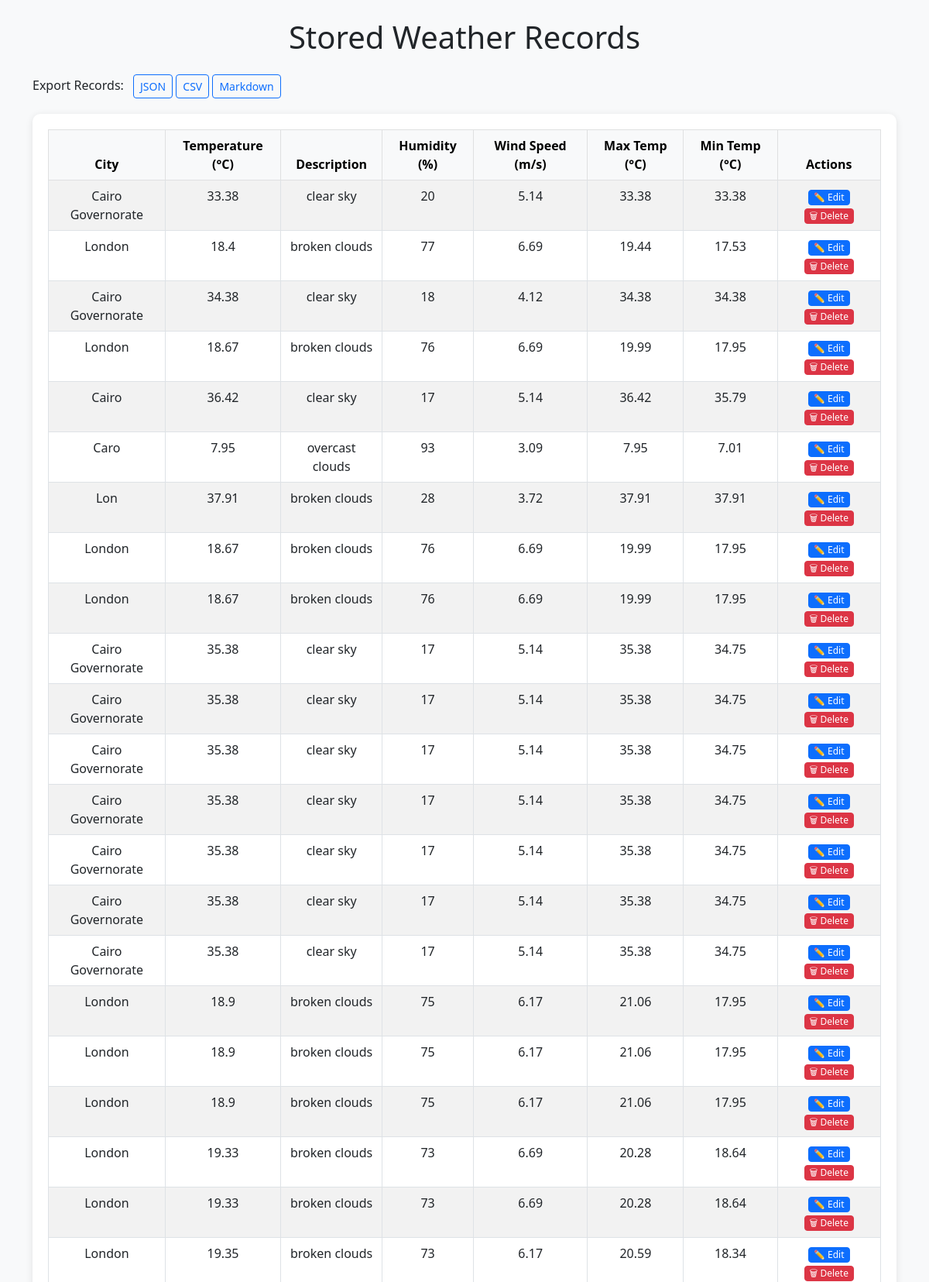
Page /records (upper part) on the committed database.
### app.py (models this page shows)
class WeatherRecord(db.Model):
    id = db.Column(db.Integer, primary_key=True)
    city = db.Column(db.String(50), nullable=False)
    temperature = db.Column(db.Float, nullable=False)
    description = db.Column(db.String(100), nullable=False)
    humidity = db.Column(db.Integer, nullable=True)
    wind_speed = db.Column(db.Float, nullable=True)
    temp_max = db.Column(db.Float, nullable=True)
    temp_min = db.Column(db.Float, nullable=True)

### app.py (the view)
@app.route('/records')
def records():
    all_records = WeatherRecord.query.all()
    return render_template('records.html', records=all_records)

### templates/records.html (shortened to what this page needs)
<!DOCTYPE html>
<html lang="en">
<head>
    <link href="https://cdn.jsdelivr.net/npm/bootstrap@5.3.0/dist/css/bootstrap.min.css" rel="stylesheet">
</head>
<body>
<div class="container py-4">
    <h1 class="text-center mb-4">Stored Weather Records</h1>
    <div class="mb-3">
        <span class="me-2">Export Records:</span>
        <a href="{{ url_for('export_data', format='json') }}" class="btn btn-outline-primary btn-sm" target="_blank">JSON</a>
        <a href="{{ url_for('export_data', format='csv') }}" class="btn btn-outline-primary btn-sm" target="_blank">CSV</a>
        <a href="{{ url_for('export_data', format='md') }}" class="btn btn-outline-primary btn-sm" target="_blank">Markdown</a>
    </div>
    {% if records %}
    <div class="table-container">
        <table class="table table-bordered table-striped text-center">
            <thead class="table-light">
                <tr>
                    <th>City</th>
                    <th>Temperature (°C)</th>
                    <th>Description</th>
                    <th>Humidity (%)</th>
                    <th>Wind Speed (m/s)</th>
                    <th>Max Temp (°C)</th>
                    <th>Min Temp (°C)</th>
                    <th>Actions</th>
                </tr>
            </thead>
            <tbody>
            {% for rec in records %}
                <tr>
                    <td>{{ rec.city }}</td>
                    <td>{{ rec.temperature }}</td>
                    <td>{{ rec.description }}</td>
                    <td>{{ rec.humidity }}</td>
                    <td>{{ rec.wind_speed }}</td>
                    <td>{{ rec.temp_max }}</td>
                    <td>{{ rec.temp_min }}</td>
                    <td>
                        <a href="{{ url_for('update_record', record_id=rec.id) }}" class="btn btn-primary btn-sm btn-tiny">✏️ Edit</a>
                        <form action="{{ url_for('delete_record', record_id=rec.id) }}" method="POST" onsubmit="return confirm('Are you sure to delete?');" style="display:inline;">
                            <button type="submit" class="btn btn-danger btn-sm btn-tiny">🗑 Delete</button>
                        </form>
                    </td>
                </tr>
            {% endfor %}
            </tbody>
        </table>
    </div>
    {% else %}
        <div class="alert alert-info">No records found.</div>
    {% endif %}
</div>
</body>
</html>

### templates/records.html (style rules this page uses)
body { background-color: #f8f9fa; font-family: 'Segoe UI', sans-serif; }
.table-container { background-color: #fff; padding: 20px; border-radius: 10px; box-shadow: 0 2px 10px rgba(0,0,0,0.1); margin-top: 20px; }
.btn-sm { padding: 4px 8px; font-size: 14px; }
.btn-tiny { padding: 2px 6px; font-size: 12px; line-height: 1.2; }

### rows in the picture
WeatherRecord: city "Cairo Governorate", temperature "33.38", description "clear sky", humidity "20", wind_speed "5.14", temp_max "33.38", temp_min "33.38"
WeatherRecord: city "London", temperature "18.4", description "broken clouds", humidity "77", wind_speed "6.69", temp_max "19.44", temp_min "17.53"
WeatherRecord: city "Cairo Governorate", temperature "34.38", description "clear sky", humidity "18", wind_speed "4.12", temp_max "34.38", temp_min "34.38"
WeatherRecord: city "London", temperature "18.67", description "broken clouds", humidity "76", wind_speed "6.69", temp_max "19.99", temp_min "17.95"
WeatherRecord: city "Cairo", temperature "36.42", description "clear sky", humidity "17", wind_speed "5.14", temp_max "36.42", temp_min "35.79"
WeatherRecord: city "Caro", temperature "7.95", description "overcast clouds", humidity "93", wind_speed "3.09", temp_max "7.95", temp_min "7.01"
WeatherRecord: city "Lon", temperature "37.91", description "broken clouds", humidity "28", wind_speed "3.72", temp_max "37.91", temp_min "37.91"
WeatherRecord: city "London", temperature "18.67", description "broken clouds", humidity "76", wind_speed "6.69", temp_max "19.99", temp_min "17.95"
WeatherRecord: city "London", temperature "18.67", description "broken clouds", humidity "76", wind_speed "6.69", temp_max "19.99", temp_min "17.95"
WeatherRecord: city "Cairo Governorate", temperature "35.38", description "clear sky", humidity "17", wind_speed "5.14", temp_max "35.38", temp_min "34.75"
WeatherRecord: city "Cairo Governorate", temperature "35.38", description "clear sky", humidity "17", wind_speed "5.14", temp_max "35.38", temp_min "34.75"
WeatherRecord: city "Cairo Governorate", temperature "35.38", description "clear sky", humidity "17", wind_speed "5.14", temp_max "35.38", temp_min "34.75"
WeatherRecord: city "Cairo Governorate", temperature "35.38", description "clear sky", humidity "17", wind_speed "5.14", temp_max "35.38", temp_min "34.75"
WeatherRecord: city "Cairo Governorate", temperature "35.38", description "clear sky", humidity "17", wind_speed "5.14", temp_max "35.38", temp_min "34.75"
WeatherRecord: city "Cairo Governorate", temperature "35.38", description "clear sky", humidity "17", wind_speed "5.14", temp_max "35.38", temp_min "34.75"
WeatherRecord: city "Cairo Governorate", temperature "35.38", description "clear sky", humidity "17", wind_speed "5.14", temp_max "35.38", temp_min "34.75"
WeatherRecord: city "London", temperature "18.9", description "broken clouds", humidity "75", wind_speed "6.17", temp_max "21.06", temp_min "17.95"
WeatherRecord: city "London", temperature "18.9", description "broken clouds", humidity "75", wind_speed "6.17", temp_max "21.06", temp_min "17.95"
WeatherRecord: city "London", temperature "18.9", description "broken clouds", humidity "75", wind_speed "6.17", temp_max "21.06", temp_min "17.95"
WeatherRecord: city "London", temperature "19.33", description "broken clouds", humidity "73", wind_speed "6.69", temp_max "20.28", temp_min "18.64"
WeatherRecord: city "London", temperature "19.33", description "broken clouds", humidity "73", wind_speed "6.69", temp_max "20.28", temp_min "18.64"
WeatherRecord: city "London", temperature "19.35", description "broken clouds", humidity "73", wind_speed "6.17", temp_max "20.59", temp_min "18.34"
